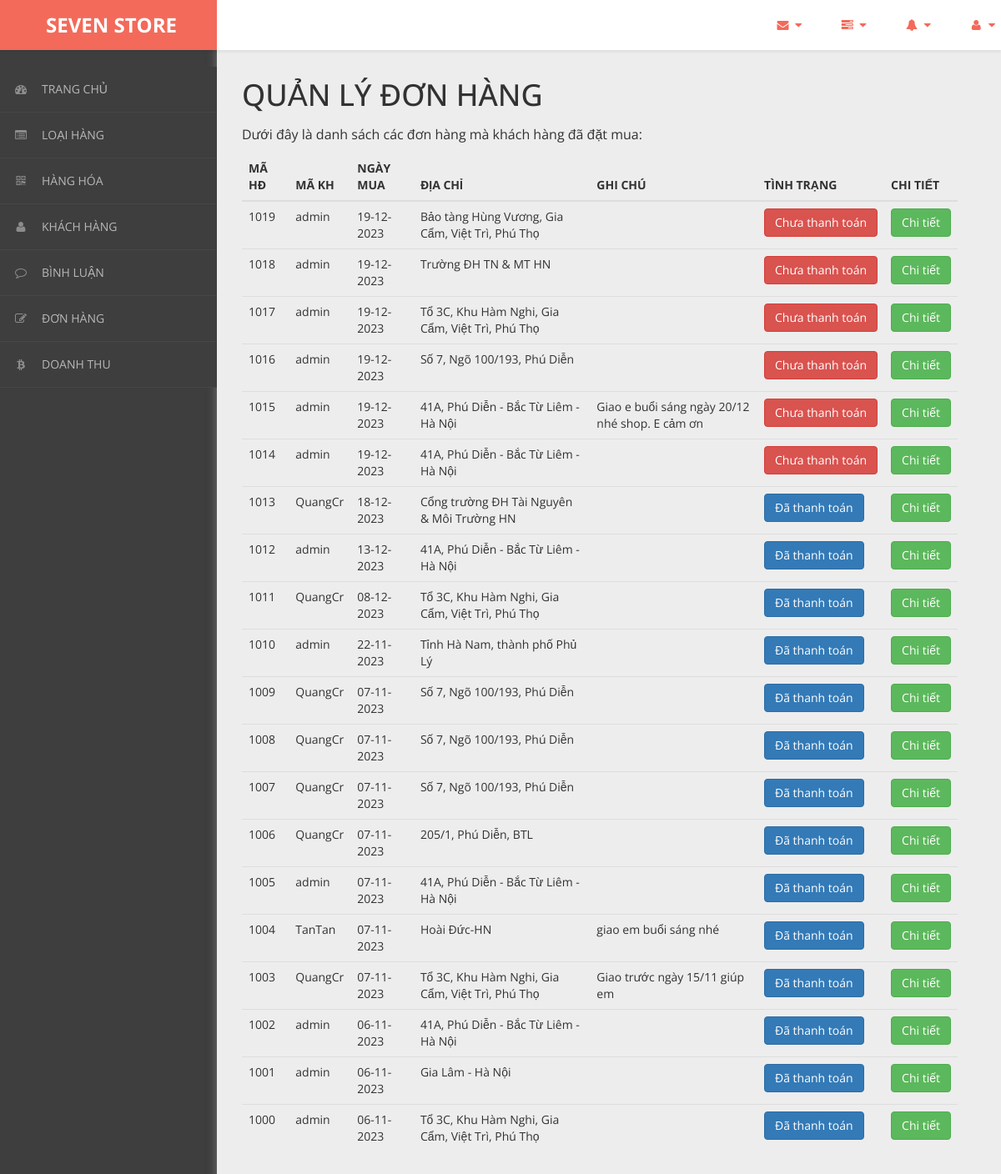
The app's page /admin/content/hoa-don/hoa-don-list.php with its own data.
### tables this page shows
CREATE TABLE `hoa_don` (
  `ma_hd` int(11) NOT NULL,
  `ngay_mua` varchar(20) NOT NULL,
  `dia_chi` varchar(100) NOT NULL,
  `ghi_chu` varchar(100) NOT NULL,
  `tinh_trang` varchar(20) NOT NULL DEFAULT '0',
  `ma_kh` varchar(50) NOT NULL
);

### admin/dao/pdo.php (called while the page is built, shortened)
<?php
    function pdo_get_connection(){
        $pdo = new PDO("mysql:host=localhost;dbname=sevenstore",'root','');
        $pdo->setAttribute(PDO::ATTR_ERRMODE, PDO::ERRMODE_EXCEPTION);
        return $pdo;
    }
    function pdo_query($sql){
        $sql_args = array_slice(func_get_args(),1);
        try{
            $conn = pdo_get_connection();
            $stmt = $conn ->prepare($sql);
            $stmt -> execute($sql_args);
            $rows = $stmt -> fetchAll();
            return $rows;
        }catch(PDOException $e){
            throw $e;
        }finally{
            unset($conn);
        }
    }
    ?>

### admin/dao/hoa-don.php (called while the page is built, shortened)
<?php
    require_once ('pdo.php');
    function hoa_don_select_all(){
        $sql = "SELECT * FROM hoa_don ORDER BY ma_hd DESC";
        return pdo_query($sql);
    }
?>

### admin/content/hoa-don/hoa-don-list.php (the view, shortened to what this page needs)
<!DOCTYPE html>
<html xmlns="http://www.w3.org/1999/xhtml">
<head>
    <link href="../../../css/admin/css/bootstrap.css" rel="stylesheet" />
    <link href="../../../css/admin/css/font-awesome.css" rel="stylesheet" />
    <link href="../../../css/admin/css/custom-styles.css" rel="stylesheet" />
</head>
<body>
    <div id="wrapper">
        <nav class="navbar navbar-default top-navbar" role="navigation">
            <div class="navbar-header">
                <a class="navbar-brand" href="../../../../sevenstore/trang-chinh/"><strong style="margin-left: 40px;">SEVEN STORE</strong></a>
            </div>
            <ul class="nav navbar-top-links navbar-right">
                <li class="dropdown">
                    <a class="dropdown-toggle" data-toggle="dropdown" href="#" aria-expanded="false">
                        <i class="fa fa-envelope fa-fw"></i> <i class="fa fa-caret-down"></i>
                    </a>
                </li>
                <li class="dropdown">
                    <a class="dropdown-toggle" data-toggle="dropdown" href="#" aria-expanded="false">
                        <i class="fa fa-tasks fa-fw"></i> <i class="fa fa-caret-down"></i>
                    </a>
                </li>
                <li class="dropdown">
                    <a class="dropdown-toggle" data-toggle="dropdown" href="#" aria-expanded="false">
                        <i class="fa fa-bell fa-fw"></i> <i class="fa fa-caret-down"></i>
                    </a>
                </li>
                <li class="dropdown">
                    <a class="dropdown-toggle" data-toggle="dropdown" href="#" aria-expanded="false">
                        <i class="fa fa-user fa-fw"></i> <i class="fa fa-caret-down"></i>
                    </a>
                </li>
            </ul>
        </nav>
        <nav class="navbar-default navbar-side" role="navigation">
            <div class="sidebar-collapse">
                <ul class="nav" id="main-menu">
                    <li>
                        <a href="../thong-ke/thong-ke-list.php"><i class="fa fa-dashboard"></i>TRANG CHỦ</a>
                    </li>
                    <li>
                        <a href="../loai-hang/loai-hang-list.php"><i class="fa fa-list-alt" aria-hidden="true"></i>LOẠI HÀNG</a>
                    </li>
                    <li>
                        <a href="../hang-hoa/hang-hoa-list.php"><i class="fa fa-qrcode"></i>HÀNG HÓA</a>
                    </li>
                    <li>
                        <a href="../khach-hang/khach-hang-list.php"><i class="fa fa-user"></i>KHÁCH HÀNG</a>
                    </li>
                    <li>
                        <a href="../binh-luan/binh-luan-list.php"><i class="fa fa-comment-o" aria-hidden="true"></i>BÌNH LUẬN</a>
                    </li>
                    <li>
                        <a href="../hoa-don/hoa-don-list.php"><i class="fa fa-edit"></i>ĐƠN HÀNG</a>
                    </li>
                    <li>
                        <a href="../doanh-thu/doanh-thu-list.php"><i class="fa fa-bitcoin"></i>DOANH THU</a>
                    </li>
                </ul>
            </div>
        </nav>
        <div id="page-wrapper">
            <div class="header">
                <div class="page-header">
                    <h1>QUẢN LÝ ĐƠN HÀNG</h1>
                    <p>Dưới đây là danh sách các đơn hàng mà khách hàng đã đặt mua: </p>
                    <?php
                    require_once('../../dao/hoa-don.php');
                    $items = hoa_don_select_all();
                    ?>
                    <table class="table table-hover">
                        <thead>
                            <tr>
                                <th>MÃ HĐ</th>
                                <th>MÃ KH</th>
                                <th>NGÀY MUA</th>
                                <th>ĐỊA CHỈ</th>
                                <th>GHI CHÚ</th>
                                <th>TÌNH TRẠNG</th>
                                <th>CHI TIẾT</th>
                            </tr>
                        </thead>
                        <tbody>
                            <?php foreach ($items as $item) {
                                extract($item);
                            ?>
                                <tr>
                                    <td><?= $ma_hd ?></td>
                                    <td><?= $ma_kh ?></td>
                                    <td><?= $ngay_mua ?></td>
                                    <td><?= $dia_chi ?></td>
                                    <td><?= $ghi_chu ?></td>
                                    <td>
                                        <a href="thanh-toan-gio-hang.php?ma_hd=<?= $ma_hd ?>" onclick="return confirm('Bạn có chắc chắn không?')">
                                            <?php
                                            if ($tinh_trang == 0) {
                                                echo '<button class="btn btn-danger name="thanh_toan">';
                                                echo "Chưa thanh toán";
                                            } else {
                                                echo '<button class="btn btn-primary name ="thanh_toan">';
                                                echo "Đã thanh toán";
                                            }
                                            ?>
                                            </button></a>
                                    </td>
                                    <td><a href="chi-tiet-hoa-don.php?ma_hd=<?= $ma_hd ?>&ma_kh=<?= $ma_kh ?>">
                                            <button class="btn btn-success">Chi tiết</button></a></td>
                                </tr>
                            <?php } ?>
                        </tbody>
                    </table>
                </div>
            </div>
        </div>
    </div>
</body>
</html>

### css/admin/css/custom-styles.css (style rules this page uses)
body { font-family: 'Open Sans', sans-serif; background: #3E3E3E; }
#wrapper { width: 100%; }
#page-wrapper { padding: 15px 15px; min-height: 600px; background: #EDEDED; }
h1, .h1, h2, .h2, h3, .h3 { margin-top: 7px; margin-bottom: -5px; }
p { font-size:16px; line-height:25px; padding-top:20px; }
.navbar-side { z-index: 0; }
.navbar-side .nav > li > a > i { color: #8C8C8C;padding: 8px;width: 30px;text-align: center; }
.top-navbar { position: fixed; width: 100%; z-index: 300; -webkit-box-shadow: 0 3px 3px rgba(0, 0, 0, 0.05); -moz-box-shadow: 0 3px 3px rgba(0, 0, 0, 0.05); box-shadow: 0 3px 3px rgba(0, 0, 0, 0.05); }
.navbar-side { z-index: 1; position: fixed; width: 260px; top: 80px; }
#page-wrapper { position: relative; top: 55px; box-shadow: 0 0 10px #757575; -moz-box-shadow: 0 0 10px #757575; -webkit-box-shadow: 0 0 10px #757575; }
.page-header { margin: 0;border-bottom: 1px solid transparent;text-align: left;background-color: rgb(237, 237, 237);padding: 32px 22px 32px 0;color: #323232; }
.header { margin: 0 30px; }
.top-navbar { margin:0px; }
.top-navbar .navbar-brand { color: #fff;width: 260px;text-align: left;height: 60px;font-size: 24px;font-weight: 700;line-height: 30px;background: #F36A5A; }
.top-navbar .nav > li { position: relative; display: inline-block; margin: 0px; padding: 0px; }
.top-navbar .nav > li > a { position: relative; display: block; padding: 20px;color: #FFFFFF; margin: 0px; }
.sidebar-collapse , .sidebar-collapse .nav { background:none; }
.sidebar-collapse .nav { padding:0; }
.sidebar-collapse .nav > li > a { color: #B8B8B8; background:transparent; text-shadow:none; font-size: 14px; }
.sidebar-collapse > .nav > li > a { padding: 12px 10px; }
.sidebar-collapse > .nav > li { border-bottom: 1px solid rgba(107, 108, 109, 0.19); }
.navbar-side { border:none; background: #3E3E3E; }
.top-navbar { background: #FFFFFF; border-bottom:none; }
.top-navbar .nav > li > a > i { margin-right: 2px; }
.navbar-default { border:0px solid black; }
.navbar-header { background: transparent; }
.nav > li > a > i { margin-right:10px; color: rgb(243, 106, 90); }
@media (min-width:768px) { #page-wrapper { margin: 0 0 0 260px; padding: 0; min-height: 1200px; } }
@media (min-width:768px) { .navbar-side { width: 260px; z-index: 1; } }
@media (min-width:768px) { .navbar { border-radius: 0px; } }

### records on screen
hoa_don: ma_hd "1019", ma_kh "admin", ngay_mua "19-12-2023", dia_chi "Bảo tàng Hùng Vương, Gia Cẩm, Việt Trì, Phú Thọ", tinh_trang "Chưa thanh toán"
hoa_don: ma_hd "1018", ma_kh "admin", ngay_mua "19-12-2023", dia_chi "Trường ĐH TN & MT HN", tinh_trang "Chưa thanh toán"
hoa_don: ma_hd "1017", ma_kh "admin", ngay_mua "19-12-2023", dia_chi "Tổ 3C, Khu Hàm Nghi, Gia Cẩm, Việt Trì, Phú Thọ", tinh_trang "Chưa thanh toán"
hoa_don: ma_hd "1016", ma_kh "admin", ngay_mua "19-12-2023", dia_chi "Số 7, Ngõ 100/193, Phú Diễn", tinh_trang "Chưa thanh toán"
hoa_don: ma_hd "1015", ma_kh "admin", ngay_mua "19-12-2023", dia_chi "41A, Phú Diễn - Bắc Từ Liêm - Hà Nội", ghi_chu "Giao e buổi sáng ngày 20/12 nhé shop. E cảm ơn", tinh_trang "Chưa thanh toán"
hoa_don: ma_hd "1014", ma_kh "admin", ngay_mua "19-12-2023", dia_chi "41A, Phú Diễn - Bắc Từ Liêm - Hà Nội", tinh_trang "Chưa thanh toán"
hoa_don: ma_hd "1013", ma_kh "QuangCr", ngay_mua "18-12-2023", dia_chi "Cổng trường ĐH Tài Nguyên & Môi Trường HN", tinh_trang "Đã thanh toán"
hoa_don: ma_hd "1012", ma_kh "admin", ngay_mua "13-12-2023", dia_chi "41A, Phú Diễn - Bắc Từ Liêm - Hà Nội", tinh_trang "Đã thanh toán"
hoa_don: ma_hd "1011", ma_kh "QuangCr", ngay_mua "08-12-2023", dia_chi "Tổ 3C, Khu Hàm Nghi, Gia Cẩm, Việt Trì, Phú Thọ", tinh_trang "Đã thanh toán"
hoa_don: ma_hd "1010", ma_kh "admin", ngay_mua "22-11-2023", dia_chi "Tỉnh Hà Nam, thành phố Phủ Lý", tinh_trang "Đã thanh toán"
hoa_don: ma_hd "1009", ma_kh "QuangCr", ngay_mua "07-11-2023", dia_chi "Số 7, Ngõ 100/193, Phú Diễn", tinh_trang "Đã thanh toán"
hoa_don: ma_hd "1008", ma_kh "QuangCr", ngay_mua "07-11-2023", dia_chi "Số 7, Ngõ 100/193, Phú Diễn", tinh_trang "Đã thanh toán"
hoa_don: ma_hd "1007", ma_kh "QuangCr", ngay_mua "07-11-2023", dia_chi "Số 7, Ngõ 100/193, Phú Diễn", tinh_trang "Đã thanh toán"
hoa_don: ma_hd "1006", ma_kh "QuangCr", ngay_mua "07-11-2023", dia_chi "205/1, Phú Diễn, BTL", tinh_trang "Đã thanh toán"
hoa_don: ma_hd "1005", ma_kh "admin", ngay_mua "07-11-2023", dia_chi "41A, Phú Diễn - Bắc Từ Liêm - Hà Nội", tinh_trang "Đã thanh toán"
hoa_don: ma_hd "1004", ma_kh "TanTan", ngay_mua "07-11-2023", dia_chi "Hoài Đức-HN", ghi_chu "giao em buổi sáng nhé", tinh_trang "Đã thanh toán"
hoa_don: ma_hd "1003", ma_kh "QuangCr", ngay_mua "07-11-2023", dia_chi "Tổ 3C, Khu Hàm Nghi, Gia Cẩm, Việt Trì, Phú Thọ", ghi_chu "Giao trước ngày 15/11 giúp em", tinh_trang "Đã thanh toán"
hoa_don: ma_hd "1002", ma_kh "admin", ngay_mua "06-11-2023", dia_chi "41A, Phú Diễn - Bắc Từ Liêm - Hà Nội", tinh_trang "Đã thanh toán"
hoa_don: ma_hd "1001", ma_kh "admin", ngay_mua "06-11-2023", dia_chi "Gia Lâm - Hà Nội", tinh_trang "Đã thanh toán"
hoa_don: ma_hd "1000", ma_kh "admin", ngay_mua "06-11-2023", dia_chi "Tổ 3C, Khu Hàm Nghi, Gia Cẩm, Việt Trì, Phú Thọ", tinh_trang "Đã thanh toán"
